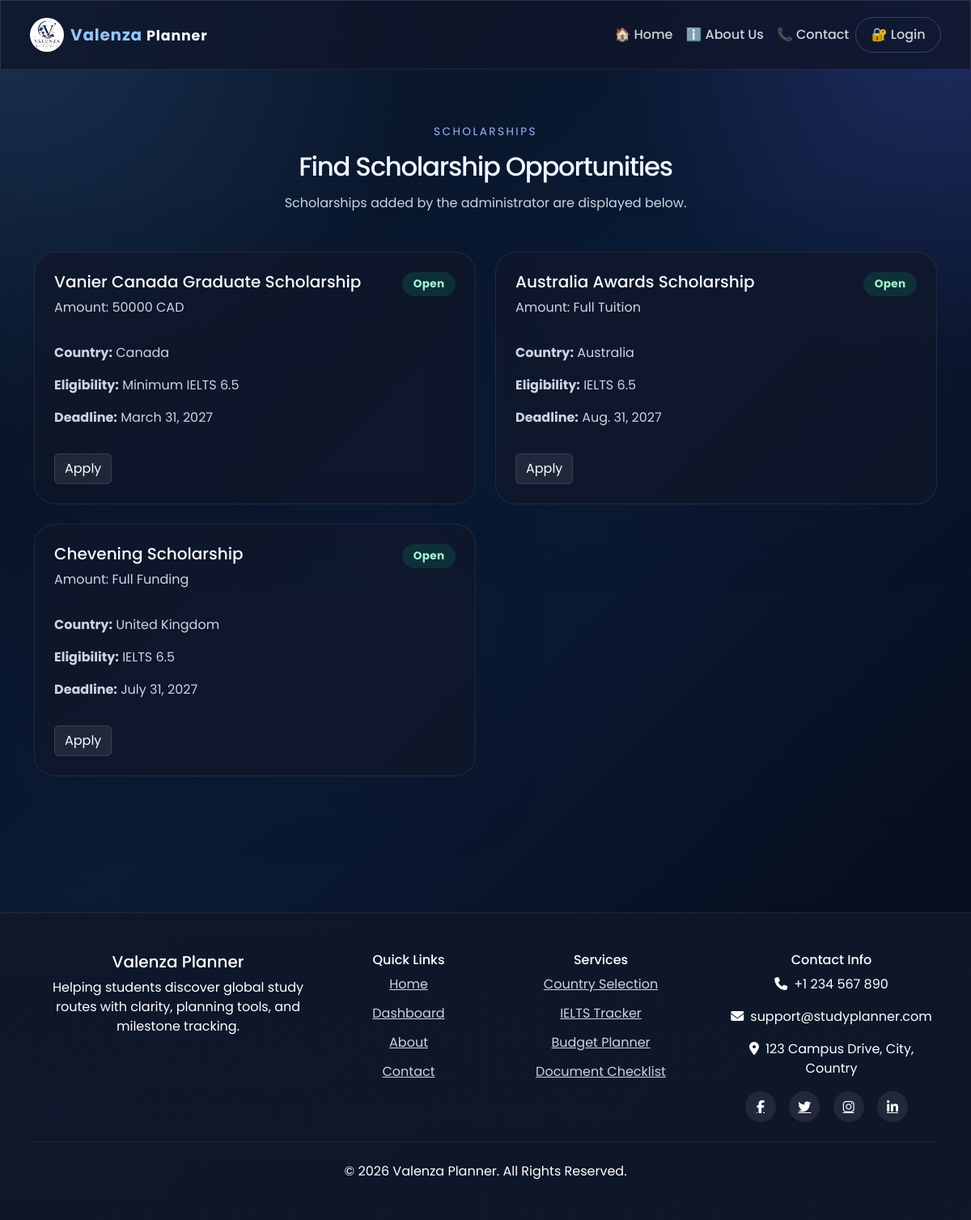
Before: /scholarship-dashboard/ with the older database file.
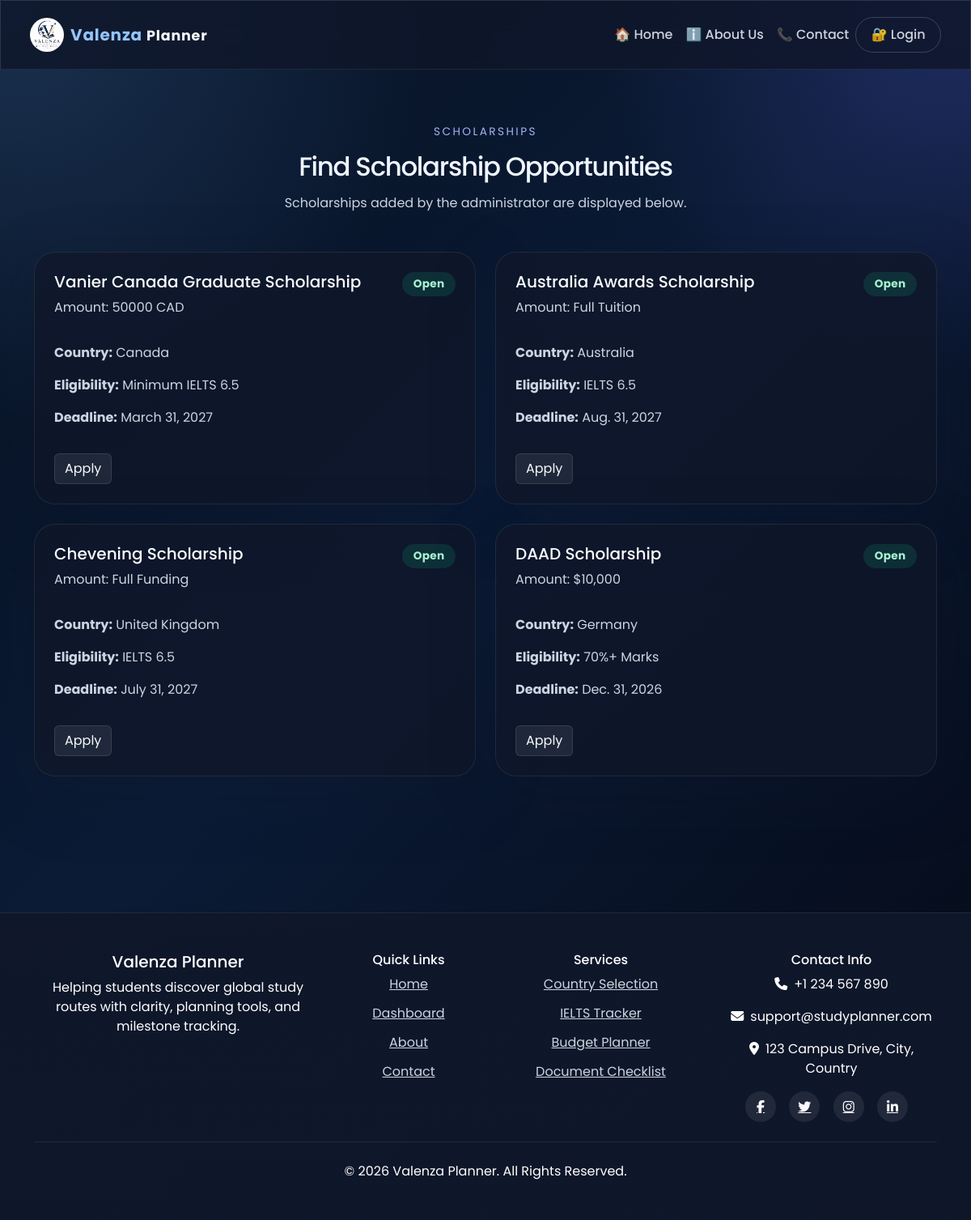
After: the same page with the newer database file.
### students/models.py (models this page shows, shortened)
class Scholarship(models.Model):
    country = models.ForeignKey(Country, on_delete=models.CASCADE)
    scholarship_name = models.CharField(max_length=100)
    amount = models.CharField(max_length=100)
    eligibility = models.TextField()
    deadline = models.DateField()

class Country(models.Model):
    country_name = models.CharField(max_length=100)
    flag = models.URLField(blank=True, null=True)
    tuition_fee = models.DecimalField(max_digits=10, decimal_places=2)
    living_cost = models.DecimalField(max_digits=10, decimal_places=2)
    ielts_requirement = models.DecimalField(max_digits=3, decimal_places=1)
    class Meta:
        verbose_name_plural = "Countries"

### students/views.py (the view)
# urls.py: path('scholarship-dashboard/', views.scholarship_dashboard, name='scholarship_dashboard'),
def scholarship_dashboard(request):
    scholarships = Scholarship.objects.all()
    return render(request, 'scholarship/scholarship_list.html', {
        'scholarships': scholarships
    })

### students/templates/scholarship/scholarship_list.html (shortened to what this page needs)
{% extends 'base.html' %}
{% block content %}
<section class="section-padding">
    <div class="container">
        <div class="section-heading text-center mb-5">
            <span class="eyebrow">Scholarships</span>
            <h2 class="section-title">Find Scholarship Opportunities</h2>
            <p class="text-muted">
                Scholarships added by the administrator are displayed below.
            </p>
        </div>
        <div class="row g-4">
            {% for scholarship in scholarships %}
            <div class="col-md-6">
                <div class="scholarship-card p-4 shadow-soft">
                    <div class="d-flex justify-content-between align-items-start mb-3">
                        <div>
                            <h5>{{ scholarship.scholarship_name }}</h5>
                            <p class="text-muted">
                                Amount: {{ scholarship.amount }}
                            </p>
                        </div>
                        <span class="badge badge-status">
                            Open
                        </span>
                    </div>
                    <p class="text-muted">
                        <strong>Country:</strong>
                        {{ scholarship.country.country_name }}
                    </p>
                    <p class="text-muted">
                        <strong>Eligibility:</strong>
                        {{ scholarship.eligibility }}
                    </p>
                    <p class="text-muted">
                        <strong>Deadline:</strong>
                        {{ scholarship.deadline }}
                    </p>
                    <a href="#" class="btn btn-secondary mt-3">
                        Apply
                    </a>
                </div>
            </div>
            {% empty %}
            <div class="col-12 text-center">
                <h4>No Scholarships Available</h4>
            </div>
            {% endfor %}
        </div>
    </div>
</section>
{% endblock %}

Changed rows visible on the page:
added Scholarship: scholarship_name "DAAD Scholarship", amount "$10,000", country.country_name "Germany", eligibility "70%+ Marks", deadline "Dec. 31, 2026"
